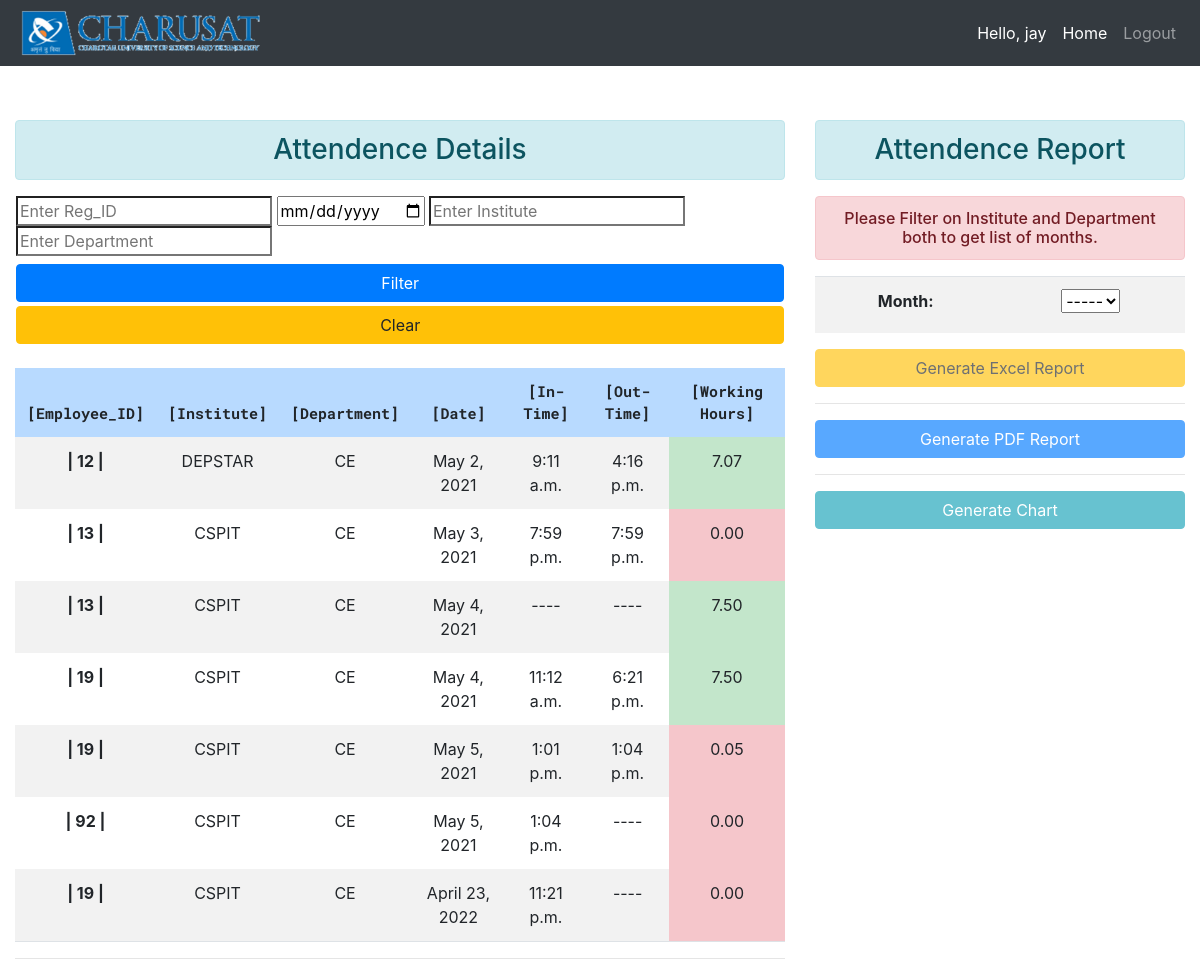
The page /attendance (signed in) on the database its author committed.
### attendance_system/models.py (models this page shows, shortened)
class Attendance(models.Model):
    reg_id=models.IntegerField()
    inst=models.CharField(max_length=10)
    dept=models.CharField(max_length=10)
    date=models.DateField(null=True,blank=True)
    in_time=models.TimeField(blank=True,null=True,)
    out_time=models.TimeField(blank=True,null=True)
    total_hour=models.FloatField(blank=True,null=True,default=0)
    is_status=models.BooleanField(default=False)
    is_leave=models.BooleanField(default=False)
    type_leave=models.CharField(max_length=20,null=True)
    shift_leave=models.CharField(max_length=20,null=True)

### attendance_system/views.py (the view)
# urls.py: path('attendance',views.attendance,name="attendance"),
def attendance(request):
    username=request.session['fetch_username']
    attend=Attendance.objects.all()
    return render(request,'attendance.html',{'attend':attend,'username':username})

### attendance_system/templates/attendance.html (shortened to what this page needs)
{% load static %}
<!DOCTYPE html>
<html>
<head>
	  <link rel="stylesheet" href="https://stackpath.bootstrapcdn.com/bootstrap/4.3.1/css/bootstrap.min.css">
</head>
<body>
	<nav class="navbar navbar-expand-lg navbar-dark fixed-top bg-dark">
		<img src="{% static 'images/logo.png' %}" height="50px" width="250px">
		 <div class="collapse navbar-collapse" id="navbarNav">
		   <ul class="navbar-nav ml-auto">
			 <li class="nav-item active">
			   <span class="nav-link">Hello, {{request.session.fetch_username}}</span>
			 </li>
			 <li class="nav-item active">
			   <a href="{% url 'admin_home' %}" class="nav-link">Home</a>
			 </li>
			 <li class="nav-item">
			   <a class="nav-link" href="{% url 'logout' %}">Logout</a>
			 </li>
		   </ul>
		 </div>
	   </nav>
       <div class="container-fluid">
        <div class="row">
       <div class="col-md-8">
        <h3 class="text-center alert alert-info">Attendence Details</h3>
        <div class="row d-flex flex-column">
        <form method="get" action="{% url 'search' %}" style="margin-left: 2%;" class="d-flex flex-column">
          <div>
            <input class="form-control-md-2" type="search" placeholder="Enter Reg_ID" name="reg_id" id="reg_id" value={{request.GET.reg_id}} >
            <input class="form-control-md-2" type="date" placeholder="Enter Date" name="f_date" id="f_date" value="{{request.GET.f_date}}">
            <input class="form-control-md-2" type="search" placeholder="Enter Institute" name="f_inst" id="f_inst" value="{{request.GET.f_inst}}" onchange="call()">
            <input class="form-control-md-2" type="search" placeholder="Enter Department" name="f_dept" id="f_dept" value="{{request.GET.f_dept}}" readonly>
          </div>
            <input type="submit" value="Filter" style="width:98%" class="btn btn-primary mt-2">
        </form>
        <form method="POST" action="{% url 'attendance' %}" style="margin-left: 2%;" class="d-flex flex-column mt-1">
            <input type="submit" value="Clear" style="width:98%" class="btn btn-warning form-control-md-2">
        </form>
    </div>
        {% if attend %}
        <table class="table table-hover table-borderless table border-bottom table-striped">
          <br>
            <thead class = "table-primary" >
              <tr>
                <th>[Employee_ID]</th>
                <th>[Institute]</th>
                <th>[Department]</th>
                <th>[Date]</th>
                <th>[In-Time]</th>
                <th>[Out-Time]</th>
                <th>[Working Hours]</th>
              </tr>
            </thead>
            <tbody>
              {% for person in attend %}
                <tr>
                  <td style="font-weight: bold">| {{ person.reg_id }} |</td>
                  <td>{{ person.inst }}</td>
                  <td>{{ person.dept }}</td>
                  <td>{{ person.date }}</td>
                  {% if person.in_time is None %}
                    <td>----</td>
                  {% else %}
                    <td>{{ person.in_time }}</td>
                  {% endif %}
                  {% if person.out_time is None %}
                                    <td>----</td>
                                  {% else %}
                      <td>{{ person.out_time }}</td>
                              {% endif %}
                  {% if person.total_hour is None %}
                      <td>----</td>
                  {% elif person.total_hour > 7.00 %}
                    <td class="table-success"> {{ person.total_hour|floatformat:2 }}</td>
                  {% else %}
                    <td class="table-danger"> {{ person.total_hour|floatformat:2 }}</td>
                  {% endif %}
                </tr>
              {% endfor %}
            </tbody>
          </table>
          <hr>
          {% endif %}
    </div>
    <div class="col-md-4">
          <h3 class="text-center alert alert-info">Attendence Report</h3>
          <h6 class="text-center alert alert-danger">Please Filter on Institute and Department both to get list of months.</h6>
          <form action="{% url 'report' %}" method="POST">
                <table class="table table-striped">
                    <tr>
                        <td>
                            <label name="ID"><b>Month:</b></label>
                        </td>
                        <td>
                            <select id="month_list" name="month_list" onchange="getmonth()">
                                <option selected disabled='true'>-----</option>
                            </select>
                        </td>
                    </tr>
                </table>
                <input type="submit" class="btn btn-warning col-md-12" value="Generate Excel Report" id="report">
          </form>
        <hr/>
          <form action="{% url 'pdf_report' %}" method="POST">
                <input type="submit" class="btn btn-primary col-md-12" value="Generate PDF Report" id="pdf_report">
          </form>
         <hr/>
          <form action="{% url 'goto_chart_js' %}" method="POST">
                <input type="submit" class="btn btn-info col-md-12" value="Generate Chart" id="chart">
          </form>
    </div>
</body>

### attendance_system/templates/attendance.html (style rules this page uses)
td { text-align: center; }
thead { text-align:center; font-size: 15px; font-family: 'Roboto Mono', monospace; }
.col-md-4, .col-md-8 { margin-top: 10%; }

### rows shown on the page
Attendance: reg_id "12", inst "DEPSTAR", dept "CE", date "May 2, 2021", in_time "9:11 a.m.", out_time "4:16 p.m.", total_hour "7.07"
Attendance: reg_id "13", inst "CSPIT", dept "CE", date "May 3, 2021", in_time "7:59 p.m.", out_time "7:59 p.m.", total_hour "0.00"
Attendance: reg_id "13", inst "CSPIT", dept "CE", date "May 4, 2021", total_hour "7.50"
Attendance: reg_id "19", inst "CSPIT", dept "CE", date "May 4, 2021", in_time "11:12 a.m.", out_time "6:21 p.m.", total_hour "7.50"
Attendance: reg_id "19", inst "CSPIT", dept "CE", date "May 5, 2021", in_time "1:01 p.m.", out_time "1:04 p.m.", total_hour "0.05"
Attendance: reg_id "92", inst "CSPIT", dept "CE", date "May 5, 2021", in_time "1:04 p.m.", total_hour "0.00"
Attendance: reg_id "19", inst "CSPIT", dept "CE", date "April 23, 2022", in_time "11:21 p.m.", total_hour "0.00"

### other values the page prints
{{ request.session.fetch_username }} "jay"
